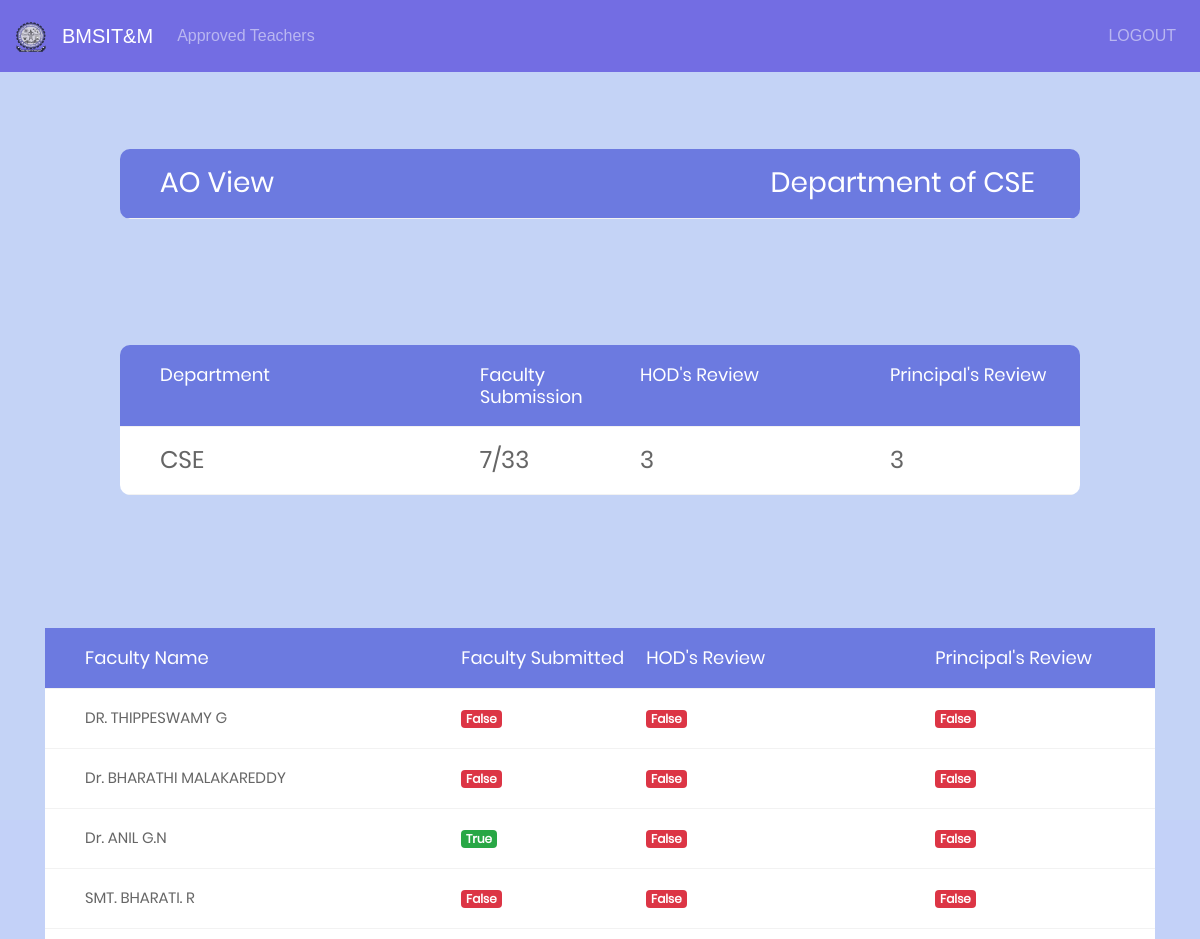
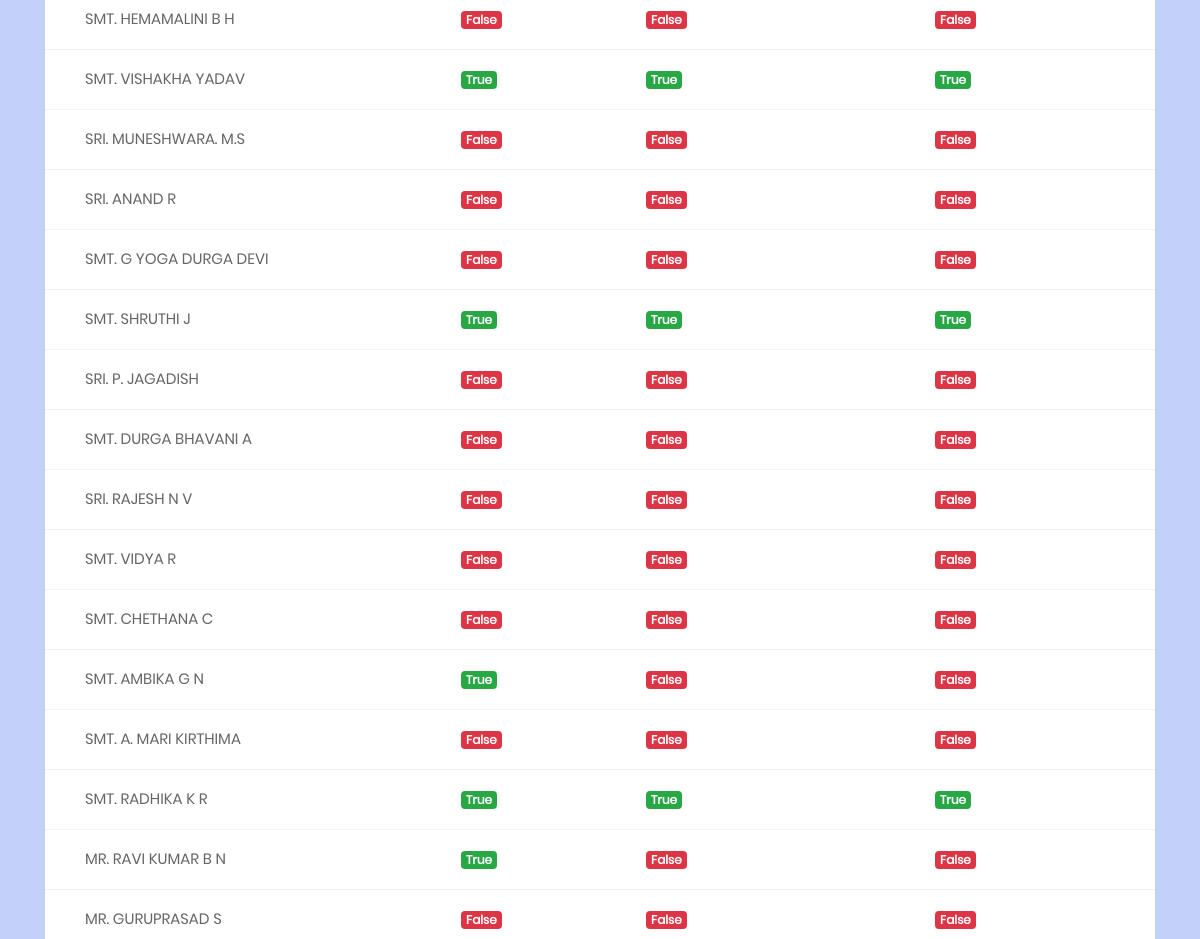
/ao_display/CSE (upper part), run on an earlier commit of the app's database (2 pictures, top to bottom).
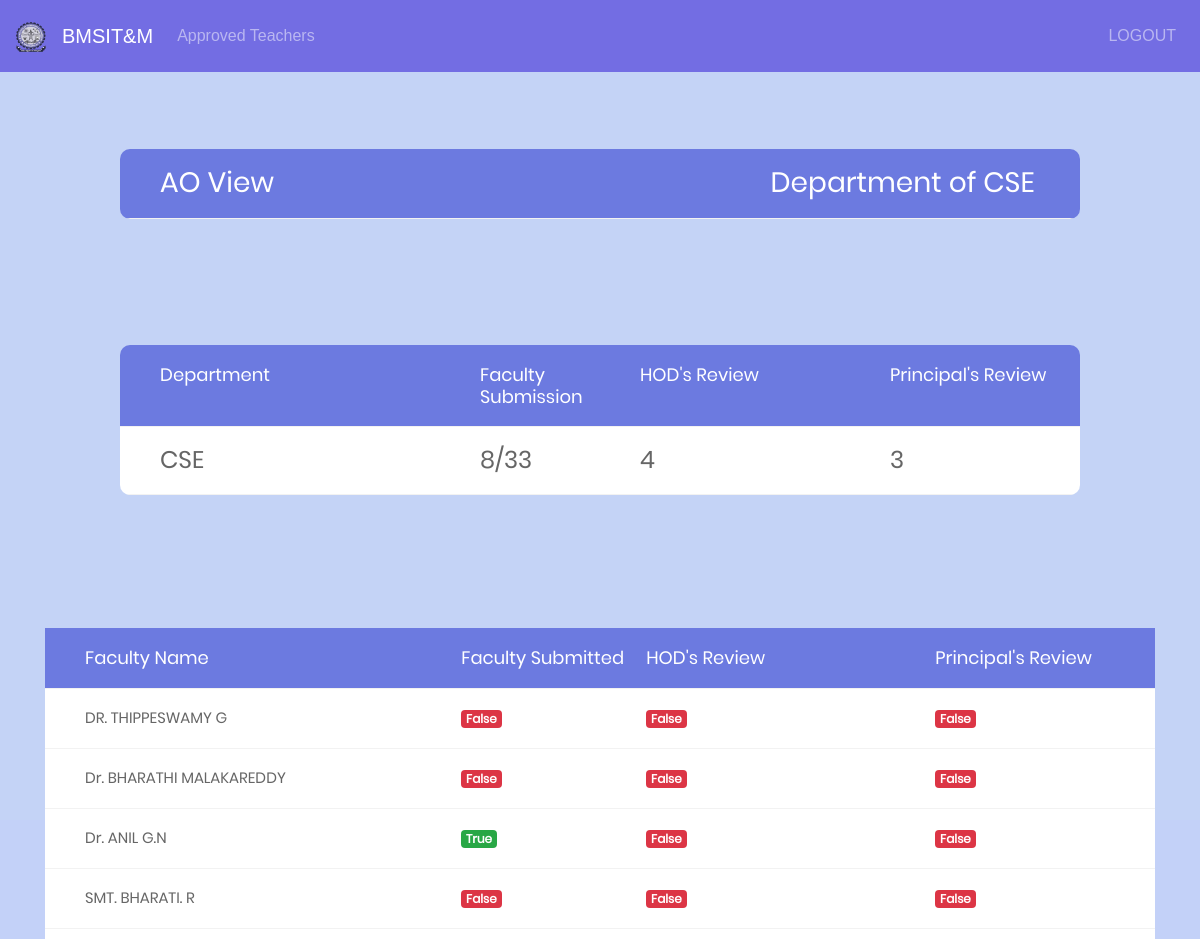
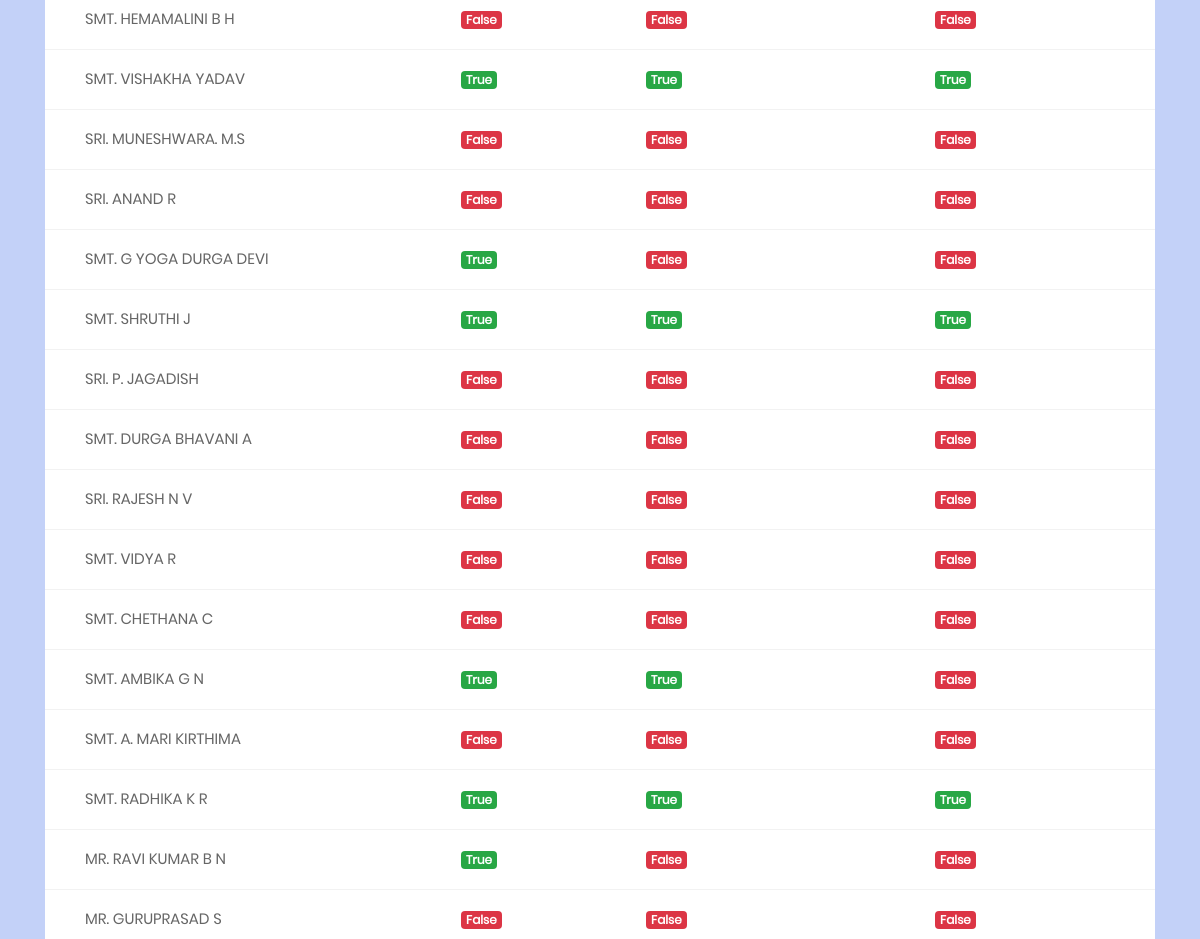
And on a later commit of the database (2 pictures, top to bottom).
### facform1/models.py (models this page shows, shortened)
class User(AbstractUser):
	phone = models.BigIntegerField(null=True)
	department = models.ForeignKey('Department', on_delete=models.CASCADE,null=True)
	designation = models.ForeignKey('Designation', on_delete=models.CASCADE,null=True)
	teach_status = models.BooleanField(default=False)
	hod_status = models.BooleanField(default=False)
	principal_status = models.BooleanField(default=False)
	doc_link = models.CharField(max_length=2000, blank=True, null=True)
	info = models.CharField(max_length=20, blank=True, null=True)

### facform1/views.py (the view)
# urls.py: url(r'^ao_display/(?P<dept>[\w\-]+)$', views.ao_display,name="ao_display"),
def ao_display(request,dept):
	print(dept)
	a = "assistant"
	b = "associate"
	c = "professor"
	d = "hod"
	above = remarks2.objects.filter(total_marks__gte = 60).filter(department__name=dept).filter(info__designation__pk=11)
	above1 = remarks2.objects.filter(total_marks__gte = 60).filter(department__name=dept).filter(info__designation__pk=9)
	above2 = remarks2.objects.filter(total_marks__gte = 60).filter(department__name=dept).filter(info__designation__pk=10)
	above3 = remarks2.objects.filter(total_marks__gte = 60).filter(department__name=dept).filter(info__designation__pk=8)
	above4 = list(chain(above1,above2))
	below = remarks2.objects.filter(total_marks__lt = 60).filter(department__name=dept).filter(info__designation__pk=11)
	below1 = remarks2.objects.filter(total_marks__lt = 60).filter(department__name=dept).filter(info__designation__pk=9)
	below2 = remarks2.objects.filter(total_marks__lt = 60).filter(department__name=dept).filter(info__designation__pk=10)
	below3 = remarks2.objects.filter(total_marks__lt = 60).filter(department__name=dept).filter(info__designation__pk=8)
	below4 = list(chain(below1,below2))
	general = User.objects.filter(department__name=dept)
	tt = general.count()
	principal_completed = (User.objects.filter(department__name=dept).filter(principal_status=True)).count()
	hod_completed  = (User.objects.filter(department__name=dept).filter(hod_status=True)).count()
	teach_completed  = (User.objects.filter(department__name=dept).filter(teach_status=True)).count()
	dept = {'dept':dept,'above':above,'above1':above4,'above3':above3,'below':below,'below1':below4,'below3':below3,'general':general,'p':principal_completed,'h':hod_completed,'t':teach_completed,'total':tt}
	return render(request,'ao_display.html',context=dept)

### templates/ao_display.html (shortened to what this page needs)
<!DOCTYPE html>
{% load staticfiles %}
<html lang="en">
<head>
	<link rel="stylesheet" type="text/css" href="{% static "vendor/bootstrap/css/bootstrap.min.css" %}">
	<link rel="stylesheet" type="text/css" href="{% static "fonts/font-awesome-4.7.0/css/font-awesome.min.css" %}">
	<link rel="stylesheet" type="text/css" href="{% static "vendor/animate/animate.css" %}">
	<link rel="stylesheet" type="text/css" href="{% static "vendor/select2/select2.min.css" %}">
	<link rel="stylesheet" type="text/css" href="{% static "vendor/perfect-scrollbar/perfect-scrollbar.css" %}">
	<link rel="stylesheet" type="text/css" href="{% static "css/util.css" %}">
	<link rel="stylesheet" type="text/css" href="{% static "css/main1.css" %}">
</head>
<body style="background:#c3d1f8">
	<nav class="navbar navbar-expand-lg navbar-dark fixed-top" style="background-color: #736de3;">
	  <a class="navbar-brand" href="#">
	  <img src="{% static "image/bms.logo.png" %}" width="30" height="30" alt="">
	</a>
	<a class="navbar-brand" href="#">BMSIT&M</a>
	<div class="collapse navbar-collapse" id="navbarNav">
<ul class="navbar-nav mr-auto">
		<li class="nav-item">
        	<a class="nav-link" href="/ao_approved/{{dept}}">Approved Teachers</a>
      </li>
		</ul>
	</div>
	<span class="navbar-text">
		<ul class="navbar-nav mr-auto">
		<li class="nav-item">
					<a class="nav-link" href="/">LOGOUT</a>
			</li>
		</ul>
	    </span>
	</nav>
	<div style="margin-top:-18%;">
		<div class="container-table100">
			<div class="wrap-table100">
					<div class="table">
						<div class="row header">
							<div class="cell">
								<h3>AO View</h3>
							</div>
							<div class="cell">
								<h3>Department of {{dept}}</h3>
							</div>
						</div>
					</div>
						</div>
							</div>
						</div>
	<div style="margin-top:-47%;" class="limiter">
		<div class="container-table100">
			<div class="wrap-table100">
					<div class="table">
						<div class="row header">
							<div class="cell">
								Department
							</div>
							<div class="cell">
								Faculty Submission
							</div>
							<div class="cell">
								HOD's Review
							</div>
							<div class="cell">
								Principal's Review
							</div>
						</div>
	           <div class="row">
							<div class="cell" data-title="Department">
              <h4>{{ dept }}</h4>
							</div>
							<div class="cell" data-title="Department">
								<h4>{{ t }}/{{ total }}</h4>
							</div>
							<div class="cell" data-title="Department">
								<h4>{{ h }}</h4>
							</div>
							<div class="cell" data-title="Department">
								<h4>{{ p }}</h4>
							</div>
						</div>
					</div>
			</div>
		</div>
	</div>
	<div style="margin-top:-16%;" class="limiter">
		<div class="container">
			<div class="wrap-table180">
					<div class="table">
						<div class="row header">
							<div class="cell">
								Faculty Name
							</div>
							<div class="cell">
								Faculty Submitted
							</div>
							<div class="cell">
								HOD's Review
							</div>
							<div class="cell">
								Principal's Review
							</div>
						</div>
						{% for x in general %}
						<div class="row">
							<div class="cell" data-title="Faculty Name">
								{{x.first_name}}
						 </div>
							<div class="cell" data-title="f-s">
									{% if x.teach_status %}
									<h6><span class="badge badge-success">{{x.teach_status}}</span></h6>
									{% else %}
									<h6><span class="badge badge-danger">{{x.teach_status}}</span></h6>
									{% endif %}
							</div>
							<div class="cell" data-title="h-s">
								{% if x.hod_status %}
								<h6><span class="badge badge-success">{{x.hod_status}}</span></h6>
								{% else %}
								<h6><span class="badge badge-danger">{{x.hod_status}}</span></h6>
								{% endif %}
							</div>
							<div class="cell" data-title="p-s">
								{% if x.principal_status %}
								<h6><span class="badge badge-success">{{x.principal_status}}</span></h6>
								{% else %}
								<h6><span class="badge badge-danger">{{x.principal_status}}</span></h6>
								{% endif %}
							</div>
						</div>
						{% endfor %}
					</div>
			</div>
		</div>
	</div>
</body>
</html>

What changed in the data, as far as the page shows it:
changed User "SMT. G YOGA DURGA DEVI": teach_status "False" → "True"
changed User "SMT. AMBIKA G N": hod_status "False" → "True"
Also different on the page:
{{ t }}: "7" → "8"
{{ h }}: "3" → "4"
